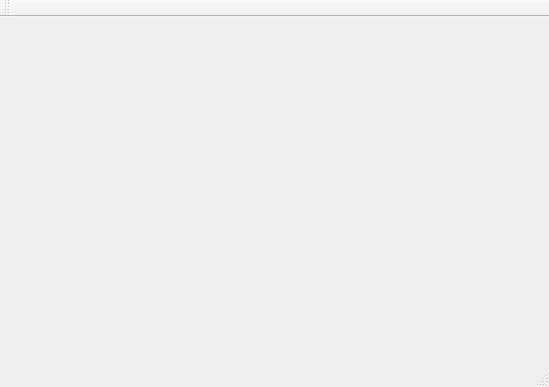
<?xml version="1.0" encoding="UTF-8"?>
<ui version="4.0">
 <class>MainWindow</class>
 <widget class="QMainWindow" name="MainWindow">
  <property name="geometry">
   <rect>
    <x>0</x>
    <y>0</y>
    <width>549</width>
    <height>387</height>
   </rect>
  </property>
  <property name="windowTitle">
   <string>MainWindow</string>
  </property>
  <widget class="QWidget" name="centralWidget"/>
  <widget class="QMenuBar" name="menuBar">
   <property name="geometry">
    <rect>
     <x>0</x>
     <y>0</y>
     <width>549</width>
     <height>22</height>
    </rect>
   </property>
  </widget>
  <widget class="QToolBar" name="mainToolBar">
   <attribute name="toolBarArea">
    <enum>TopToolBarArea</enum>
   </attribute>
   <attribute name="toolBarBreak">
    <bool>false</bool>
   </attribute>
  </widget>
  <widget class="QStatusBar" name="statusBar"/>
 </widget>
 <layoutdefault spacing="6" margin="11"/>
 <resources/>
 <connections/>
</ui>
